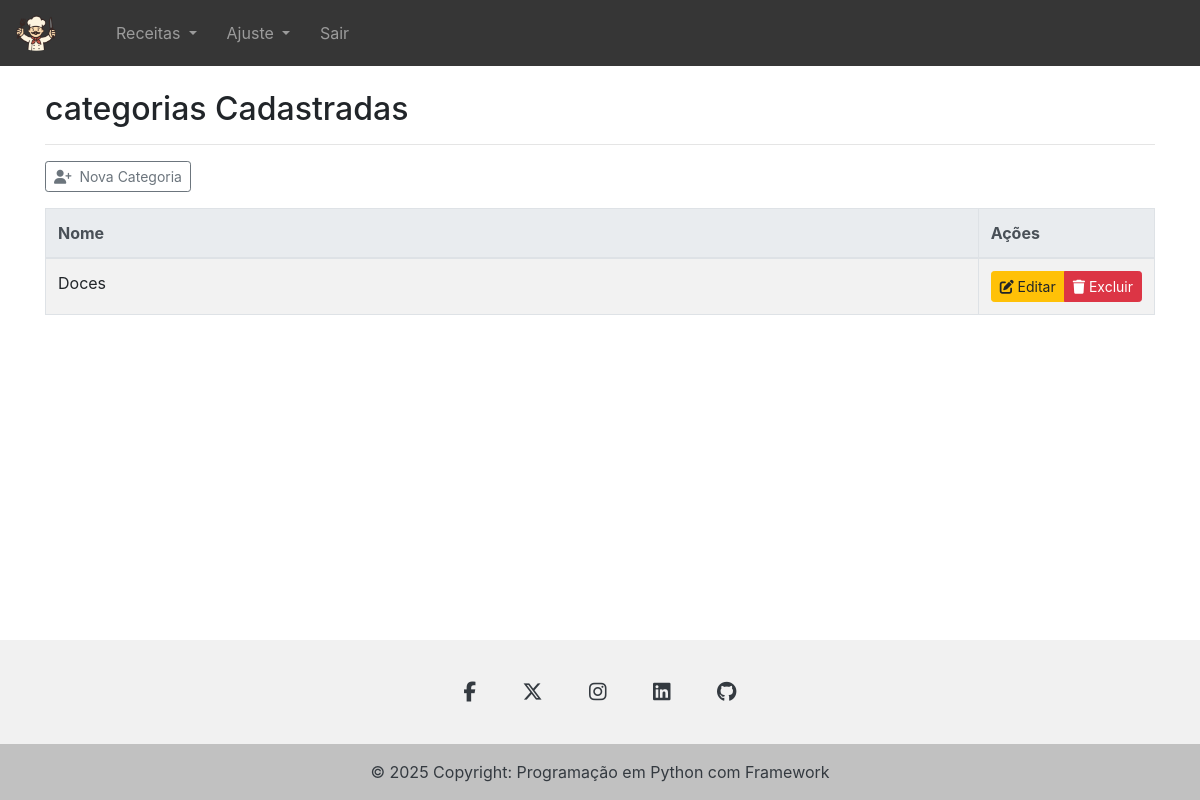
The page /listcategoria (signed in) on the database as committed earlier.
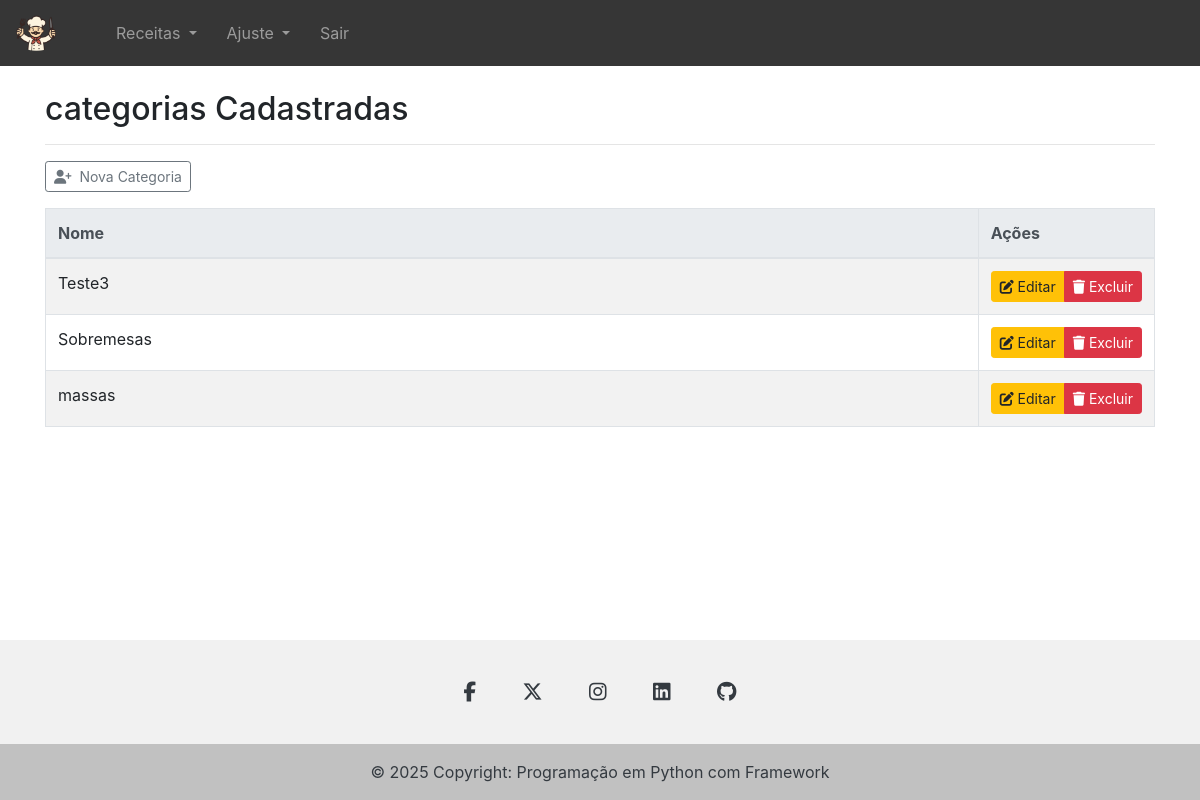
The same page on the database as committed later.
### tables this page shows
CREATE TABLE categorias (
            id INTEGER PRIMARY KEY AUTOINCREMENT,
            nome_categoria TEXT NOT NULL
        );

### app.py (the view)
@app.route('/listcategoria', methods=['GET', 'POST'])
@login_requerido
def listcategoria():
    service = CategoriaService()
    try:
        categorias = service.listar_categorias()
    except Exception as e:
        flash(str(e),"error")
        categorias = []
    return render_template('list_categoria.html',categorias=categorias)

### app.py (called while the page is built)
def login_requerido(f):
    @wraps(f)
    def decorated_function(*args, **kwargs):
        if 'usuario' not in session:
            flash("Você precisa estar logado para acessar esta página.", "error")
            return redirect(url_for('login'))
        return f(*args, **kwargs)
    return decorated_function

@app.context_processor
def inject_social_links():
    social_links = {}
    service = ContatoService()
    contato = service.obter_contato()
    if contato:
        social_links = {
            "facebook" : contato.facebook or "",
            "rede_x" : contato.rede_x or "",
            "instagram" : contato.instagram or "",
            "linkedin" : contato.linkedin or "",
            "github" : contato.github or ""
        }
    return {"social_links": social_links}

### core/categoria/categoria_repository.py (called while the page is built)
    def _criar_tabela(self):
        query = '''
        CREATE TABLE IF NOT EXISTS categorias (
            id INTEGER PRIMARY KEY AUTOINCREMENT,
            nome_categoria TEXT NOT NULL
        )
        '''
        self.conn.execute(query)
        self.conn.commit()

### core/categoria/categoria_service.py (called while the page is built)
    def listar_categorias(self):
        return self.repository.listar_todas()

### templates/list_categoria.html (shortened to what this page needs)
{% extends "base.html" %}
{% block content %}
<h2>categorias Cadastradas</h2>
<hr>
<div class="btn-group mb-3" role="group">
    <button type="button" class="btn btn-outline-secondary btn-sm"
        onclick="window.location.href='{{ url_for('categoria') }}'">
        <i class="fa-solid fa-user-plus"></i>&nbsp;&nbsp;Nova Categoria
    </button>
</div>
<table class="table table-bordered table-striped">
    <thead class="thead-light">
        <tr>
            <th>Nome</th>
            <th style="width: 160px;">Ações</th>
        </tr>
    </thead>
    <tbody>
        {% for categoria in categorias %}
        <tr>
            <td>{{ categoria.nome_categoria }}</td>
            <td>
                <div class="btn-group btn-group-sm" role="group">
                    <a href="{{ url_for('editar_categoria', nome_categoria=categoria.nome_categoria) }}" class="btn btn-warning">
                        <i class="fa-solid fa-pen-to-square"></i> Editar
                    </a>
                    <a href="{{ url_for('excluir_categoria', nome_categoria=categoria.nome_categoria) }}" class="btn btn-danger"
                        onclick="return confirm('Tem certeza que deseja excluir este categoria?');">
                        <i class="fa-solid fa-trash"></i> Excluir
                    </a>
                </div>
            </td>
        </tr>
        {% else %}
        <tr>
            <td colspan="4" class="text-center">Nenhum categoria encontrado.</td>
        </tr>
        {% endfor %}
    </tbody>
</table>
{% endblock %}

Rows that differ between the two databases and show on the page:
changed categorias: nome_categoria "Doces" → "Teste3"
added categorias: nome_categoria "Sobremesas"
added categorias: nome_categoria "massas"
